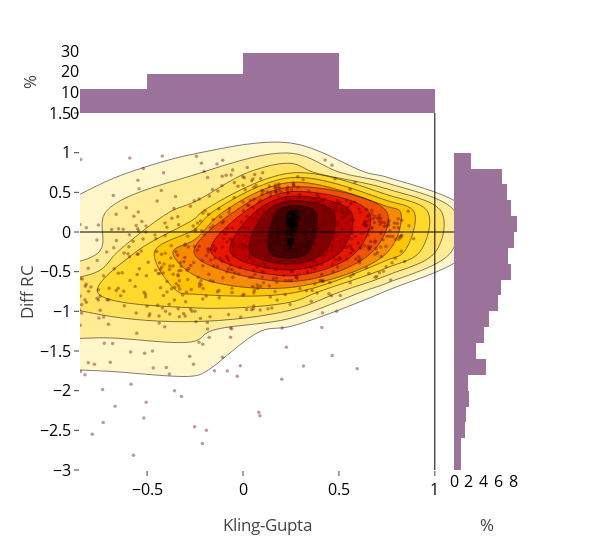

This figure's notebook cell:
### Code cell
p = np.random.choice(Qmax.size, 1000)
p = np.arange(Qmax.size)
model = 4
Colores_Kg = Remuestreador(KgAll[model], np.linspace(-1,1,9), coloresRa)

DifQ = (Qmax - QmaxS[model])/Qmax
DifR = (Rc - RcS[model])/Rc
p = np.where((np.isfinite(DifR)) & (DifR>-3))
print(1- (p[0].size / DifQ.size))
X = np.around(KgAll[model][p],3)
Y = np.around(DifR[p], 3)
xTitle = 'Kling-Gupta'
yTitle = 'Diff RC'
rangeX = [-0.85,1.1]
rangeY = [-3, 1.5]
PerfectX = 1.
PerfectY = 0.

div, fig = Scatter_plus_histograms(X, Y, xTitle=xTitle, yTitle = yTitle, PerfectX = 1., PerfectY=0.,rangeX=rangeX, rangeY =rangeY)

### Figure 1 — Plotly figure (JSON) as saved in the notebook; plotly's stock layout.template omitted (floating-point values rounded to 4 significant figures; data arrays with more than 128 entries replaced by an {"elided": "..."} marker saying what was removed)
{"data": [{"marker": {"color": "rgb(102,0,0)", "opacity": 0.4, "size": 3.5}, "mode": "markers", "name": "points", "type": "scatter", "x": {"elided": "1117 float values"}, "y": {"elided": "1117 float values"}}, {"autocontour": true, "colorscale": "Hot", "contours": {"end": 120, "size": 10, "start": 10}, "name": "density", "ncontours": 20, "reversescale": true, "showscale": false, "type": "histogram2dcontour", "x": {"elided": "1117 float values"}, "y": {"elided": "1117 float values"}}, {"histnorm": "percent", "marker": {"color": "#7A4579"}, "name": "Kg Index", "opacity": 0.75, "type": "histogram", "x": {"elided": "1243 float values"}, "yaxis": "y2"}, {"histnorm": "percent", "marker": {"color": "#7A4579"}, "name": "Dif Peak", "opacity": 0.75, "type": "histogram", "xaxis": "x2", "y": {"elided": "1243 float values"}}, {"line": {"color": "black", "width": 1}, "type": "scatter", "x": [-8.5, 11], "xaxis": "x", "y": [0, 0]}, {"line": {"color": "black", "width": 1}, "type": "scatter", "x": [1, 1], "xaxis": "x", "y": [-30, 15]}], "layout": {"autosize": false, "bargap": 0, "height": 550, "hovermode": "closest", "margin": {"t": 50}, "showlegend": false, "width": 600, "xaxis": {"domain": [0, 0.85], "range": [-0.85, 1.1], "showgrid": false, "tickfont": {"color": "black", "size": 16}, "title": {"font": {"size": 17}, "text": "Kling-Gupta"}, "type": "linear", "zeroline": false}, "xaxis2": {"autorange": true, "domain": [0.85, 1], "range": [0, 8.892], "showgrid": false, "tickfont": {"color": "black", "size": 16}, "title": {"font": {"size": 17}, "text": "%"}, "zeroline": false}, "yaxis": {"domain": [0, 0.85], "range": [-3, 1.5], "showgrid": false, "tickfont": {"color": "black", "size": 16}, "title": {"font": {"size": 17}, "text": "Diff RC"}, "type": "linear", "zeroline": false}, "yaxis2": {"autorange": true, "domain": [0.85, 1], "range": [0, 30.49], "showgrid": false, "tickfont": {"color": "black", "size": 16}, "title": {"font": {"size": 17}, "text": "%"}, "zeroline": false}}}
